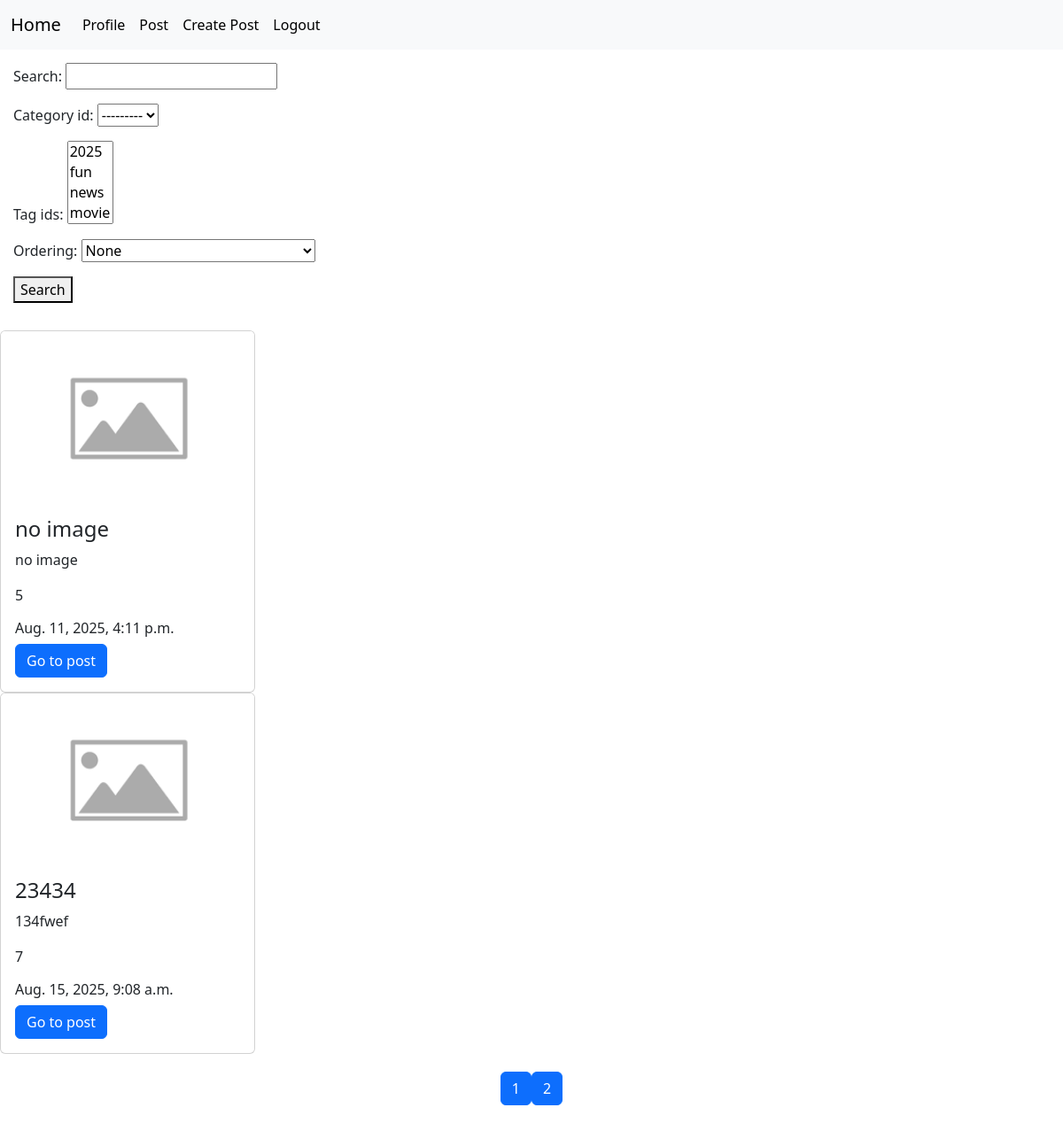
The page /posts/?page=2 (signed in) on the database as committed earlier.
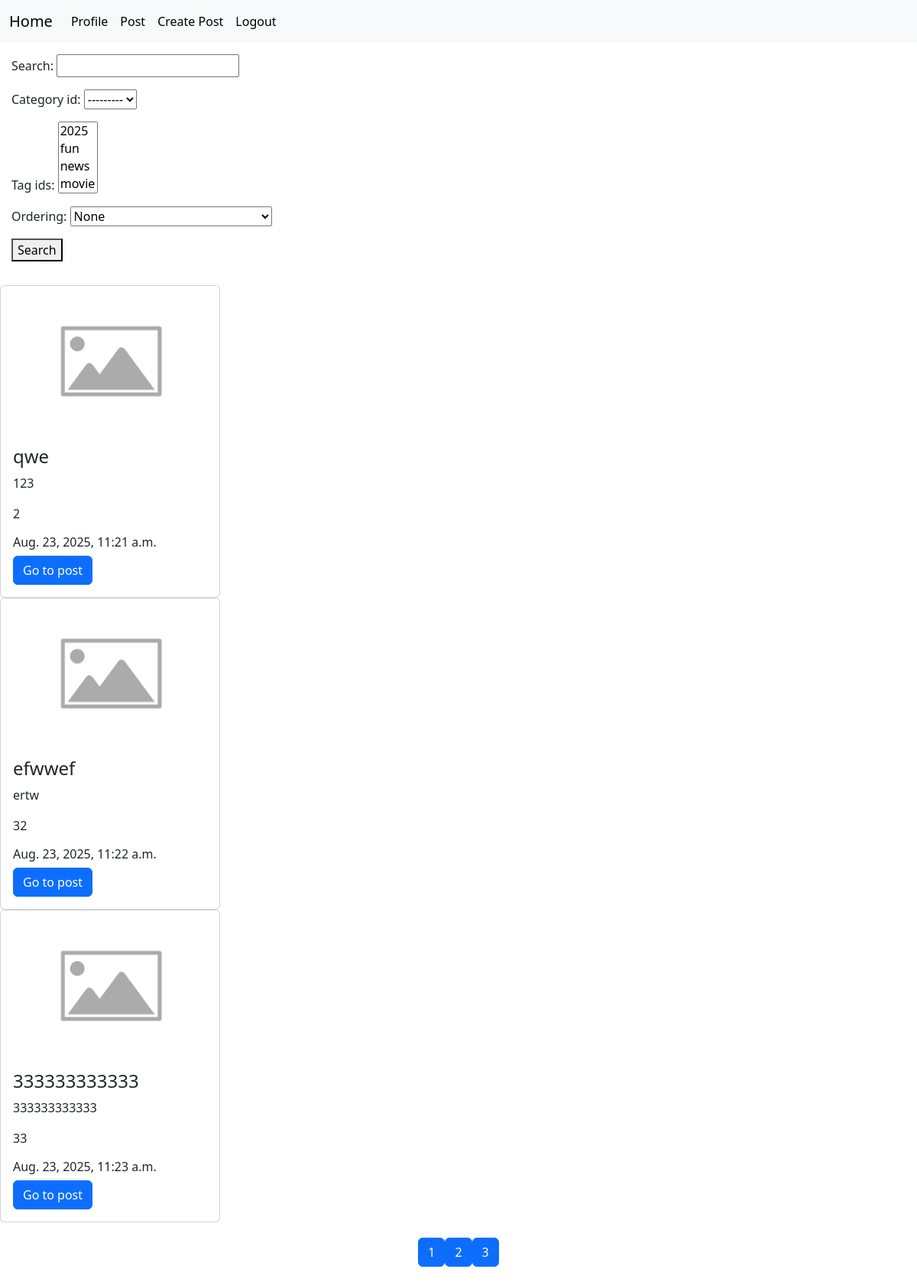
The same page on the database as committed later.
### posts/models.py (models this page shows, shortened)
class Post(models.Model):
    image = models.ImageField(null = True, blank=True)
    title = models.CharField(max_length=100)
    content = models.CharField(max_length=300, null=True, blank=True)
    rate = models.IntegerField(default=0)
    created = models.DateTimeField(auto_now_add=True, null=True)
    updated = models.DateTimeField(auto_now=True, null=True)
    category = models.ForeignKey(Category,on_delete=models.CASCADE, null=True)
    tags = models.ManyToManyField(Tag, blank = True)
    author = models.ForeignKey(User, on_delete=models.CASCADE, null=True)

### posts/views.py (the view)
# urls.py: path("posts/", post_list_view),
@login_required(login_url="login")
def post_list_view(request):
    limit = 3
    if request.method == "GET":
        posts = Post.objects.exclude(author=request.user)
        form = SearchForm()
        q = request.GET.get("q")
        category_id_value = request.GET.get("category_id")
        tag_ids = request.GET.get("tag_ids")
        ordering = request.GET.get("ordering")
        page = int(request.GET.get("page", 1))
        if q:
            posts = posts.filter(Q(title__icontains = q | Q(content__icontains = q)))
        if category_id_value:
            posts = posts.filter(category_id=category_id_value)
        if tag_ids:
            posts = posts.filter(tags__id__in=tag_ids).distinct()
        if ordering:
            posts = posts.order_by(ordering)
        if page:
            max_pages = len(posts) / limit
            if round(max_pages) < max_pages:
                max_pages = round(max_pages) + 1
            else:
                max_pages = round(max_pages)
            start = (page - 1 ) * limit
            end = page * limit
            posts = posts[start:end]
        return render(request,"posts/post_list.html", context={"posts": posts, "form": form, "max_pages":range(1,  max_pages + 1)})

### posts/forms.py
class SearchForm(forms.Form):
    q = forms.CharField(max_length=100, required=False, label="Search")
    category_id = forms.ModelChoiceField(queryset=Category.objects.all(), required=False)
    tag_ids = forms.ModelMultipleChoiceField(queryset=Tag.objects.all(), required=False)
    orderings = (
        ("created", "По дате"),
        ("-created", "По дате (по убыванию)"),
        ("updated", "По обновления"),
        ("-updated", "По обновления (по убыванию)"),
        ("title", "По названию"),
        ("-title", "По названию (по убыванию)"),
        ("rate", "По рейтенгу"),
        ("-rate", "По рейтингу (по убыванию)"),
        (None, None)
    )
    ordering = forms.ChoiceField(choices=orderings, required=False)

### posts/models.py (called while the page is built)
    def __str__(self):
        return self.name

    def __str__(self):
        return self.name

### templates/posts/post_list.html (shortened to what this page needs)
{% extends 'home.html' %}
{%block content %}
<form style="padding: 15px;" action="" method="get" enctype="multipart/form-data">
    {{ form.as_p }}
    <button type="submit">Search</button>
</form>
{% for post in posts %}
<div class="card" style="width: 18rem;">
  {% if post.image %}
  <img src="{{ post.image.url }}" class="card-img-top" alt="...">
  {% else %}
  <img class="card-img-top" alt="...">
  {% endif %}
  <div class="card-body">
    <h4 class="card-title">{{ post.title}}</h4>
    <p class="card-text">{{ post.content }}</p>
    <p class="card-text">{{ post.rate }}</p>
    <h6 class="card-title">{{ post.created}}</h6>
    <a href="/posts/{{post.id}}" class="btn btn-primary">Go to post</a>
  </div>
</div>
{% endfor %}
    <div style="display: flex; justify-content: center; margin-top: 20px; margin-bottom: 20px;">
      {% for i in max_pages %}
        <a href="/posts/?page={{ i }}" class="btn btn-primary">
          {{ i }}
        </a>
      {% endfor %}
    </div>
{%endblock%}

### templates/home.html (shortened to what this page needs)
<header>
    <link rel="stylesheet" href="https://cdn.jsdelivr.net/npm/bootstrap@5.3.3/dist/css/bootstrap.min.css">
    <nav class="navbar navbar-expand-lg bg-body-tertiary">
  <div class="container-fluid">
    <a class="navbar-brand" href="/">Home</a>
    <div class="collapse navbar-collapse" id="navbarSupportedContent">
      <ul class="navbar-nav me-auto mb-2 mb-lg-0">
        {% if request.user.is_authenticated %}
        <li class="nav-item">
          <a class="nav-link active" aria-current="page" href="/profile">Profile</a>
        </li>
        <li class="nav-item">
          <a class="nav-link active" aria-current="page" href="/posts">Post</a>
        </li>
        <li class="nav-item">
          <a class="nav-link active" aria-current="page" href="/posts/create">Create Post</a>
        </li>
        <li class="nav-item">
          <a class="nav-link active" aria-current="page" href="/logout">Logout</a>
        </li>
        {% endif %}
      </ul>
    </div>
  </div>
</nav>
</header>
<body>
    {% block content %}
    {% endblock %}
</body>

Rows that differ between the two databases and show on the page:
no longer on this page (row edited): Post: title "no image", content "no image", rate "5", created "Aug. 11, 2025, 4:11 p.m."
no longer on this page (row edited): Post: title "23434", content "134fwef", rate "7", created "Aug. 15, 2025, 9:08 a.m."
added Post: title "qwe", content "123", rate "2", created "Aug. 23, 2025, 11:21 a.m."
added Post: title "efwwef", content "ertw", rate "32", created "Aug. 23, 2025, 11:22 a.m."
added Post: title "333333333333", content "333333333333", rate "33", created "Aug. 23, 2025, 11:23 a.m."
Other text that changed with them:
new list line: "3"
